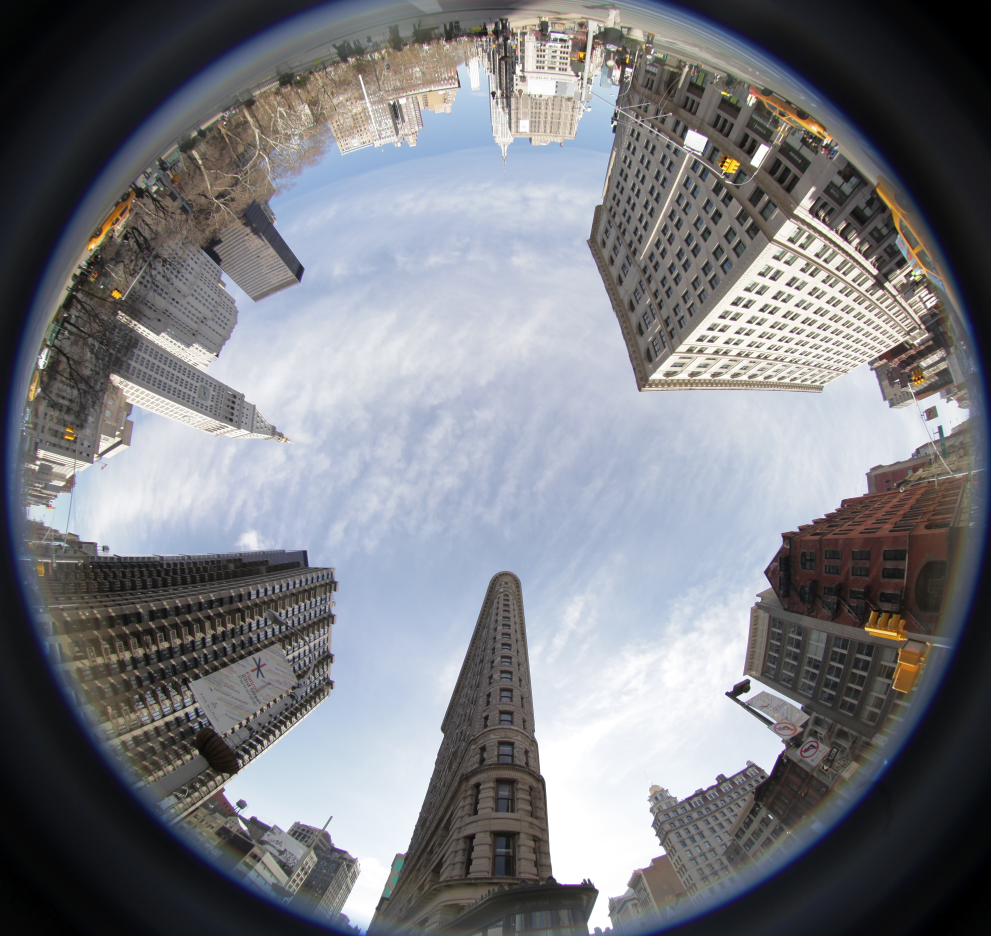
#> input picture fisheye9.jpg, 3962 x 3744 px, found by its file name (shown at 1/4 size)
$ python shortfisheye.py
#> lines starting #> are read from the running program, lines starting #| are printed output that depends on the picture
import os
import math
import numpy as np
import matplotlib.pyplot as plt
from PIL import Image

# ==========================================================
# FISHEYE PIXEL -> (yaw, pitch)
# ==========================================================
# [21 lines left out: function fisheye_pixel_to_angles, not called in this run]


# ==========================================================
# BILINEAR SAMPLING
# ==========================================================
def sample_bilinear(img, x, y):
    H, W = img.shape[:2]

    x0 = np.floor(x).astype(int)
    y0 = np.floor(y).astype(int)
    x1 = x0 + 1
    y1 = y0 + 1

    x0 = np.clip(x0, 0, W - 1)
    x1 = np.clip(x1, 0, W - 1)
    y0 = np.clip(y0, 0, H - 1)
    y1 = np.clip(y1, 0, H - 1)

    wa = (x1 - x) * (y1 - y)
    wb = (x - x0) * (y1 - y)
    wc = (x1 - x) * (y - y0)
    wd = (x - x0) * (y - y0)

    Ia = img[y0, x0]
    Ib = img[y0, x1]
    Ic = img[y1, x0]
    Id = img[y1, x1]

    return (Ia * wa[..., None] +
            Ib * wb[..., None] +
            Ic * wc[..., None] +
            Id * wd[..., None]).astype(np.uint8)


def unwrap_fisheye_to_strip(
    fish_img,
    out_w=1200,
    out_h=400,
    fish_fov_deg=180.0
):
    H, W = fish_img.shape[:2]
    cx, cy = W * 0.5, H * 0.5
    R = min(H, W) * 0.5

    theta_max = np.deg2rad(fish_fov_deg * 0.5)

    u = np.linspace(0, 1, out_w, endpoint=False)
    v = np.linspace(0, 1, out_h, endpoint=False)
    uu, vv = np.meshgrid(u, v)

    phi = uu * (2.0 * np.pi)
    theta = vv * theta_max

    r = (theta / theta_max) * R

    xs = cx + r * np.cos(phi)
    ys = cy + r * np.sin(phi)

    out = np.zeros((out_h, out_w, 3), dtype=np.uint8)
    mask = (xs >= 0) & (xs < W - 1) & (ys >= 0) & (ys < H - 1)
    out[mask] = sample_bilinear(fish_img, xs[mask], ys[mask])

    return out, xs, ys


# ==========================================================
# SANAL PINHOLE (RECTILINEAR)
# ==========================================================
def virtual_view_from_fisheye(
    fish_img,
    out_w=480,
    out_h=480,
    view_yaw_deg=0.0,
    view_pitch_deg=0.0,
    rect_fov_deg=90.0,
    fish_fov_deg=180.0,
):
    Hs, Ws = fish_img.shape[:2]
    cx_src = Ws * 0.5
    cy_src = Hs * 0.5
    R_src = min(Hs, Ws) * 0.5

    rect_fov = np.deg2rad(rect_fov_deg)
    fish_fov = np.deg2rad(fish_fov_deg)

    fx = (out_w * 0.5) / np.tan(rect_fov * 0.5)
    fy = fx
    cx = out_w * 0.5
    cy = out_h * 0.5

    u, v = np.meshgrid(np.arange(out_w), np.arange(out_h))
    x = (u - cx) / fx
    y = (v - cy) / fy
    z = np.ones_like(x)

    norm = np.sqrt(x * x + y * y + z * z)
    x /= norm
    y /= norm
    z /= norm

    yaw = np.deg2rad(view_yaw_deg)
    pitch = np.deg2rad(view_pitch_deg)

    cyaw, syaw = np.cos(yaw), np.sin(yaw)
    cp, sp = np.cos(pitch), np.sin(pitch)

    # yaw
    X = cyaw * x + syaw * z
    Y = y
    Z = -syaw * x + cyaw * z

    # pitch
    X2 = X
    Y2 = cp * Y - sp * Z
    Z2 = sp * Y + cp * Z

    theta = np.arccos(np.clip(Z2, -1.0, 1.0))
    phi = np.arctan2(Y2, X2)

    theta_max = fish_fov * 0.5
    r = (theta / theta_max) * R_src

    xs = cx_src + r * np.cos(phi)
    ys = cy_src + r * np.sin(phi)

    out = np.zeros((out_h, out_w, 3), dtype=np.uint8)
    mask = (xs >= 0) & (xs < Ws - 1) & (ys >= 0) & (ys < Hs - 1)
    out[mask] = sample_bilinear(fish_img, xs[mask], ys[mask])

    return out, xs, ys


# ==========================================================
# PAGED UI
# ==========================================================
def paged_views_ui(fish_img, results, show_keys, cols=4, rows=3, dist_thresh=8.0):
    """
    results[name] = (img, xs, ys)
    show_keys: view isimlerinin sıralı listesi
    """
    N = len(show_keys)
    page_size = cols * rows
    num_pages = max(1, math.ceil(N / page_size))
    page_idx = 0

    # last_uv[name] = (u,v) ya da None
    last_uv = {k: None for k in show_keys}

    fig = plt.figure(figsize=(4 + 3.2*cols, 2.7*rows))
    gs = fig.add_gridspec(1, 2, width_ratios=[1, 1])

    ax_fish = fig.add_subplot(gs[0, 0])
    ax_fish.imshow(fish_img)
    ax_fish.set_title("Fisheye (click) | ←/→ veya A/D sayfa")
    ax_fish.axis("off")
    fish_dot, = ax_fish.plot([], [], "ro", markersize=6)

    # slot eksenleri (sayfada görünen kutular)
    slot_axes = []
    slot_names = [None] * page_size
    slot_dots = [None] * page_size

    slot_axes = []
    slot_names = [None]
    slot_dots = [None]

    ax = fig.add_subplot(gs[0, 1])   # unwrap
    ax.axis("off")
    slot_axes.append(ax)

    suptitle = fig.suptitle("", fontsize=12)

    def set_slot(i, name_or_none):
        ax = slot_axes[i]
        ax.clear()
        ax.axis("off")
        slot_names[i] = name_or_none

        if name_or_none is None:
            slot_dots[i] = None
            return

        img, xs, ys = results[name_or_none]
        ax.imshow(img)
        ax.set_title(name_or_none, fontsize=9)
        ax.axis("off")
        dot, = ax.plot([], [], "ro", markersize=4)
        slot_dots[i] = dot

        # sayfa yenilenince last_uv varsa göster
        uv = last_uv.get(name_or_none, None)
        if uv is not None:
            u, v = uv
            dot.set_data([u], [v])

    def refresh_page():
        nonlocal page_idx
        page_idx = max(0, min(page_idx, num_pages - 1))

        start = page_idx * page_size
        end = min(start + page_size, N)
        page_keys = show_keys[start:end]

        for i in range(page_size):
            if i < len(page_keys):
                set_slot(i, page_keys[i])
            else:
                set_slot(i, None)

        suptitle.set_text(f"Sayfa {page_idx+1}/{num_pages} | Toplam view: {N} | (←/→ veya A/D)")

        fig.canvas.draw_idle()

    # [42 lines left out: functions compute_all_uv_for_click, on_click, on_key, not called in this run]

    fig.canvas.mpl_connect("button_press_event", on_click)
    fig.canvas.mpl_connect("key_press_event", on_key)

    refresh_page()
    plt.tight_layout()
    plt.show()


# ==========================================================
# MAIN
# ==========================================================
if __name__ == "__main__":

    fish_path = r"C:/Users/Doğukan/Desktop/fisheye/fisheye9.jpg"
    fish_img = np.array(Image.open(fish_path).convert("RGB"))
#> fish_img is the input picture: shape (3744, 3962, 3); mean R, G, B 122.8, 124.4, 130

    save_dir = r"C:/Users/Doğukan/Desktop/fisheye/virtual_views_21"
    os.makedirs(save_dir, exist_ok=True)

    # 21 view (7 yaw x 3 pitch)
    yaws = [-135, -90, -45, 0, 45, 90, 135]
    pitchs = [45, 0, -45]

    views = []
    for p in pitchs:
        for y in yaws:
            name = f"Y{y:+}_P{p:+}"
            views.append((name, y, p))

    # ======================================================
    # SADECE UI ICIN UNWRAP
    # ======================================================
    results = {}

    unwrap_img, unwrap_xs, unwrap_ys = unwrap_fisheye_to_strip(
        fish_img,
        out_w=2400,
        out_h=800,
        fish_fov_deg=180
    )
#> in unwrap_fisheye_to_strip, `out[mask] = sample_bilinear(fish_img, xs[mask], ys[mask])`:
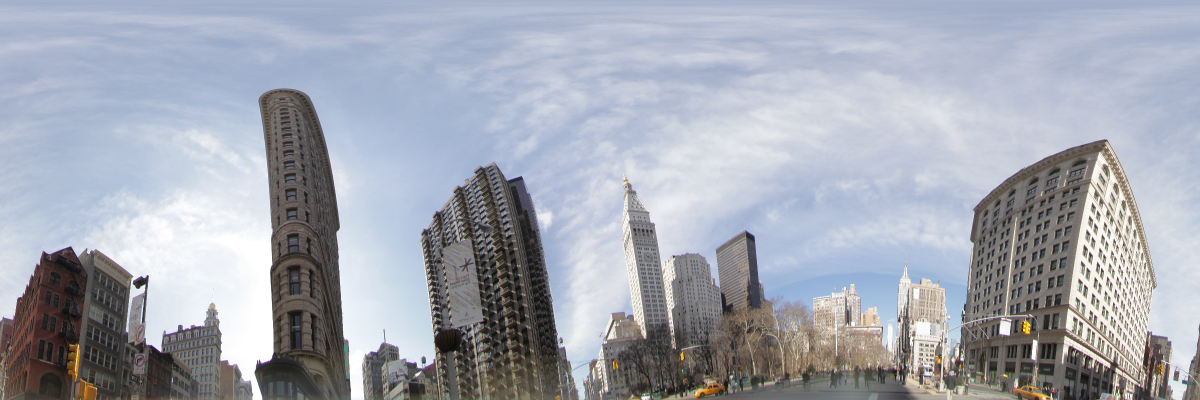
#> out: shape (800, 2400, 3) (shown at 1/2 size); mean R, G, B 163.2, 167.4, 177.8
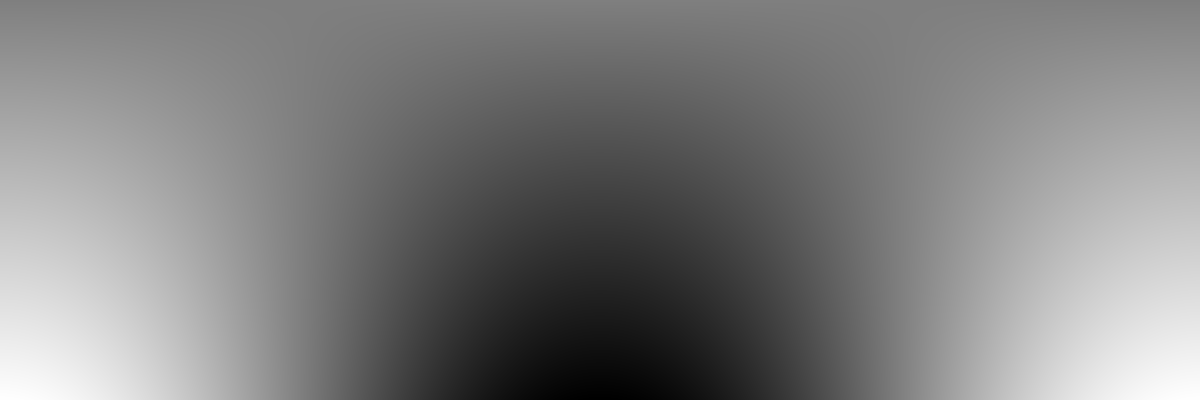
#> unwrap_xs: shape (800, 2400) float64 (shown at 1/2 size); min 111.3, max 3850.7, mean 1981; drawn with min black and max white
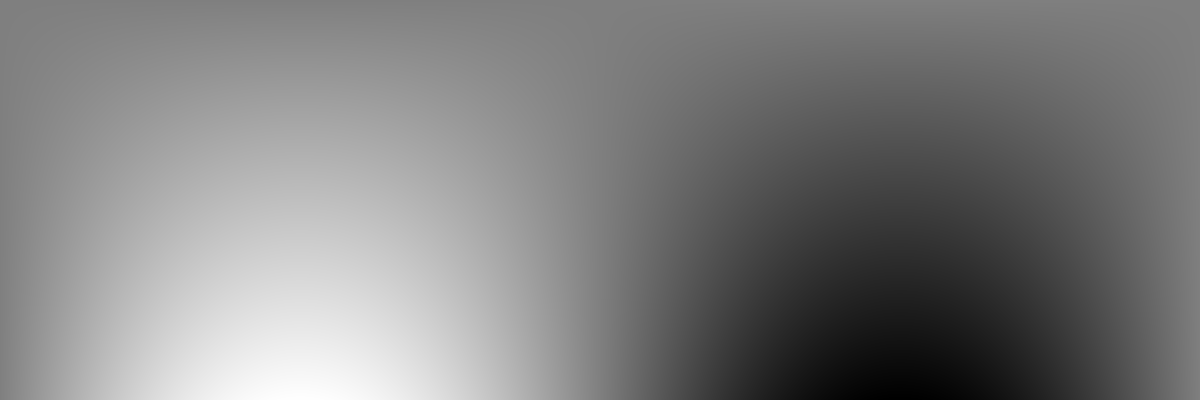
#> unwrap_ys: shape (800, 2400) float64 (shown at 1/2 size); min 2.34, max 3741.7, mean 1872; drawn with min black and max white

    results["UNWRAP"] = (unwrap_img, unwrap_xs, unwrap_ys)

    # ======================================================
    # 21 SANAL PINHOLE VIEW (SADECE DISKE KAYIT)
    # ======================================================
    for name, yaw, pitch in views:
        img, xs, ys = virtual_view_from_fisheye(
            fish_img,
            out_w=480,
            out_h=480,
            view_yaw_deg=yaw,
            view_pitch_deg=pitch,
            rect_fov_deg=90,
            fish_fov_deg=180
        )

        out_path = os.path.join(save_dir, f"{name}.png")
        Image.fromarray(img).save(out_path)
#> this loop made 21 passes
#> pass 1, `img, xs, ys = virtual_view_from_fisheye( fish_img, out_w=480, out_h=48..`:
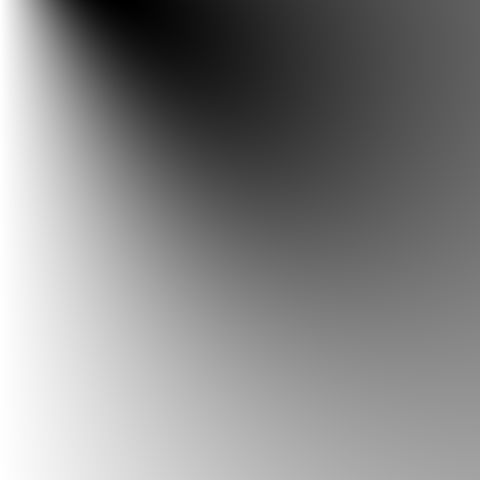
#> xs: shape (480, 480) float64; min -1452.5, max 1981, mean 349.5; drawn with min black and max white
#> pass 1, `img, xs, ys = virtual_view_from_fisheye( fish_img, out_w=480, out_h=48..`:
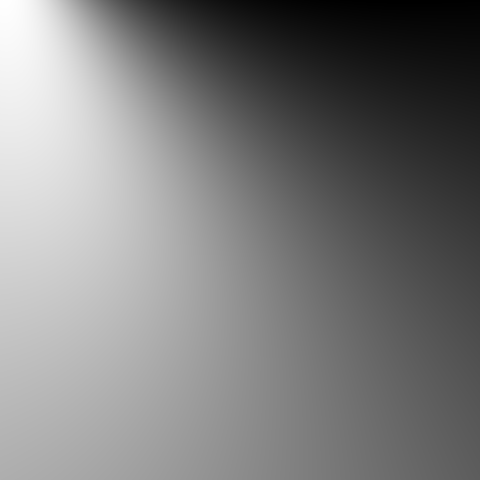
#> ys: shape (480, 480) float64; min 797, max 5415.2, mean 3075.8; drawn with min black and max white
#> after the loop:
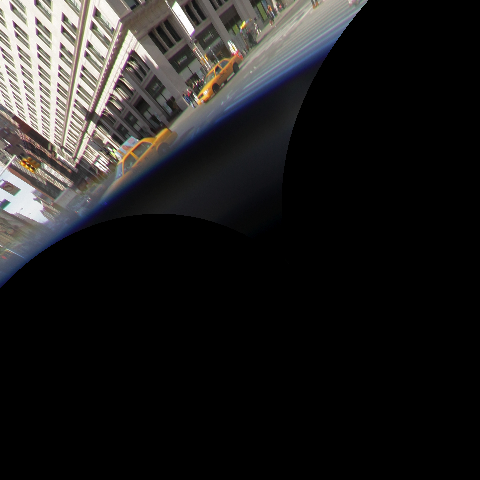
#> img: shape (480, 480, 3); mean R, G, B 33.3, 32.2, 31.5

    print(f"\nKaydedildi: {len(views)} view")
    print("Klasör:", save_dir)
#| Klasör: C:/Users/Doğukan/Desktop/fisheye/virtual_views_21

    # ======================================================
    # UI: SADECE UNWRAP GOSTER
    # ======================================================
    show_keys = ["UNWRAP"]
    paged_views_ui(
        fish_img,
        results,
        show_keys,
        cols=1,
        rows=1,
        dist_thresh=8.0
    )
#> in paged_views_ui, `plt.show()`:
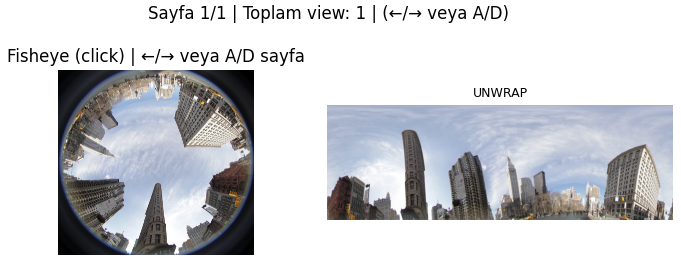
#> figure drawn by matplotlib, 2 panels

$ run again, with fisheye1.jpg copied over fisheye9.jpg
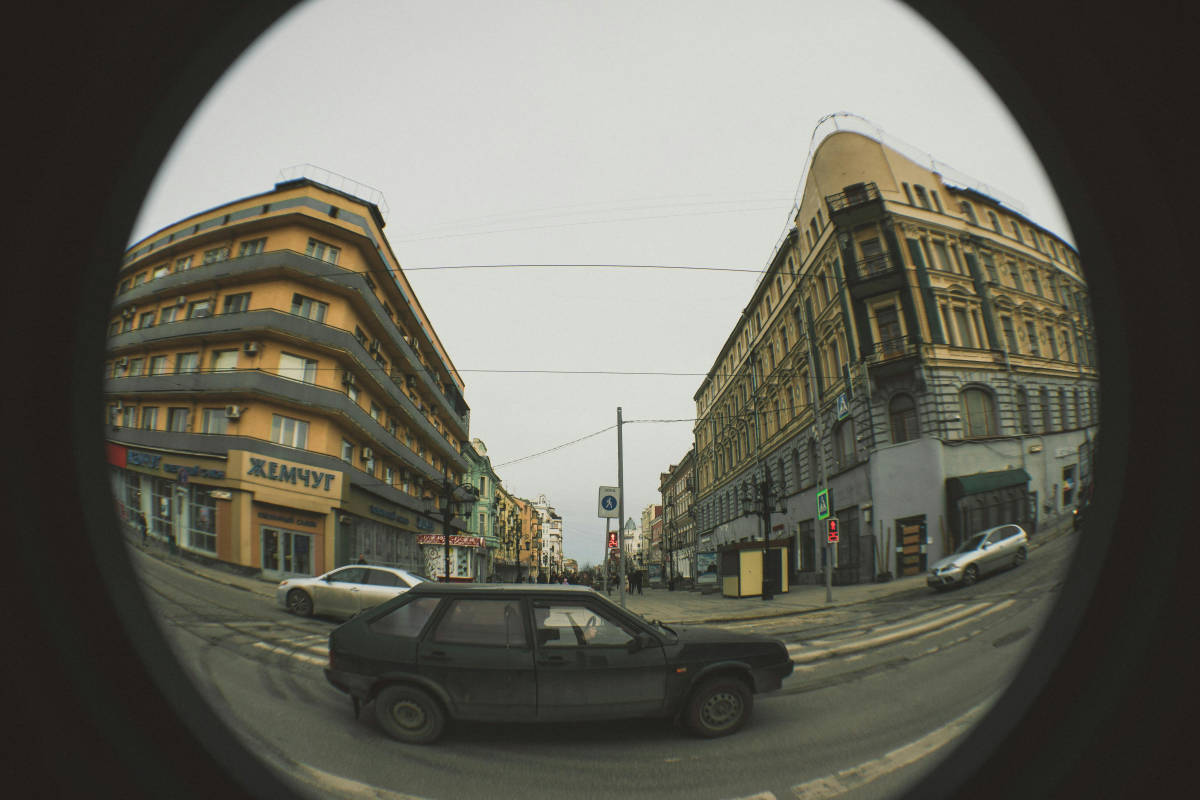
#> input picture fisheye1.jpg, 6000 x 4000 px, found by its file name (shown at 1/5 size)
#> fish_img is the input picture: shape (4000, 6000, 3); mean R, G, B 103.5, 102.4, 91.8
#> after the loop `for name, yaw, pitch in views:`:
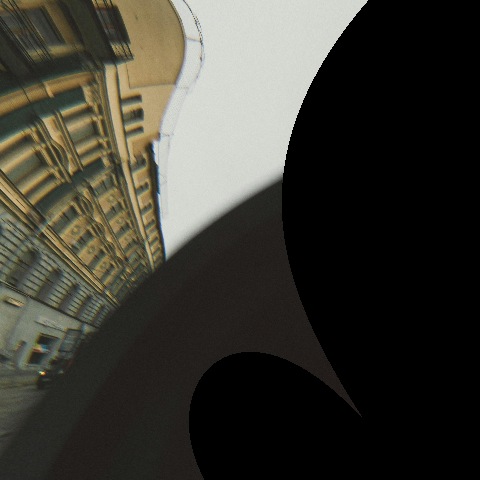
#> img: shape (480, 480, 3); mean R, G, B 60, 58.6, 50.8
#| Klasör: C:/Users/Doğukan/Desktop/fisheye/virtual_views_21
#> in paged_views_ui, `plt.show()`:
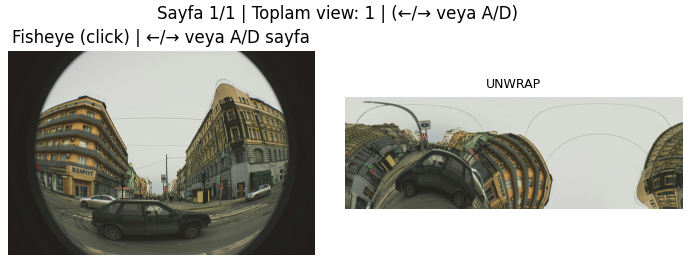
#> figure drawn by matplotlib, 2 panels

$ run again, with fisheye2.jpg copied over fisheye9.jpg
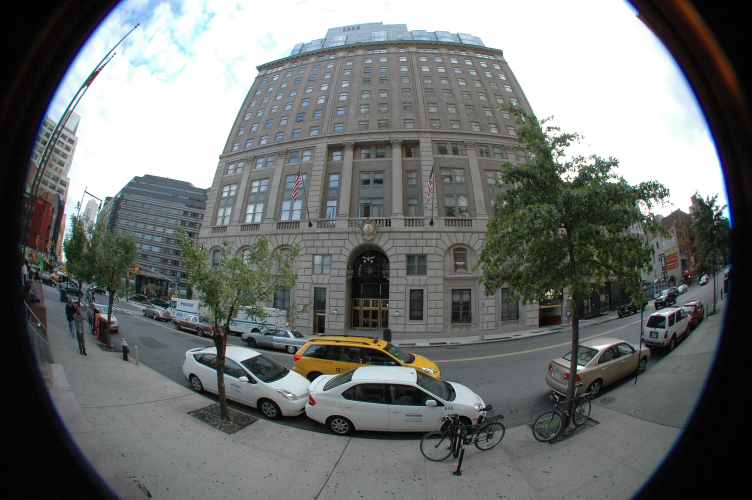
#> input picture fisheye2.jpg, 1504 x 1000 px, found by its file name (shown at 1/2 size)
#> fish_img is the input picture: shape (1000, 1504, 3); mean R, G, B 111.3, 114.5, 113.4
#> after the loop `for name, yaw, pitch in views:`:
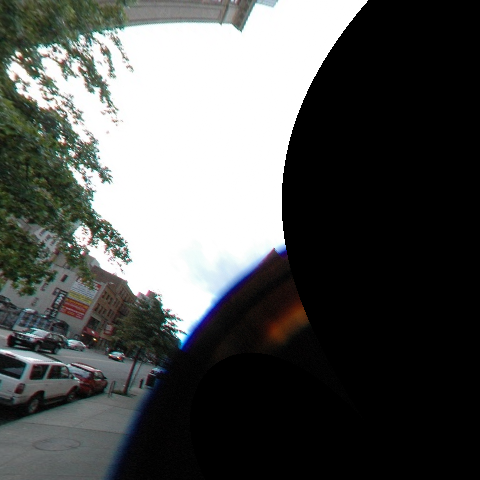
#> img: shape (480, 480, 3); mean R, G, B 84.3, 86.2, 84.8
#| Klasör: C:/Users/Doğukan/Desktop/fisheye/virtual_views_21
#> in paged_views_ui, `plt.show()`:
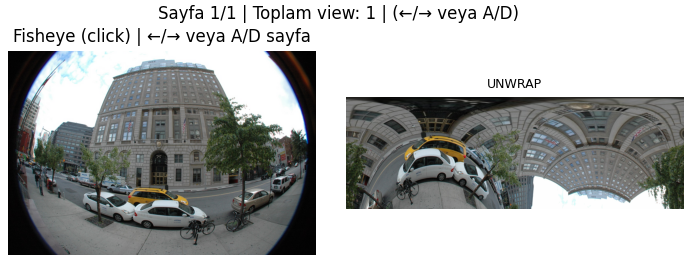
#> figure drawn by matplotlib, 2 panels

$ run again, with fisheye3.jpg copied over fisheye9.jpg
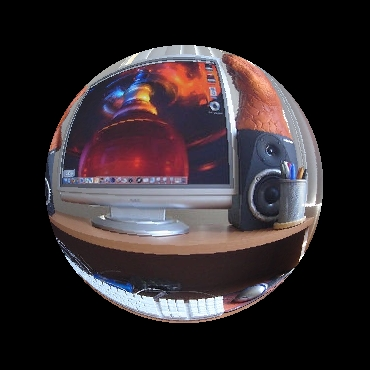
#> input picture fisheye3.jpg, 370 x 370 px, found by its file name
#> fish_img is the input picture: shape (370, 370, 3); mean R, G, B 49.7, 41.8, 45.1
#| Klasör: C:/Users/Doğukan/Desktop/fisheye/virtual_views_21
#> in paged_views_ui, `plt.show()`:
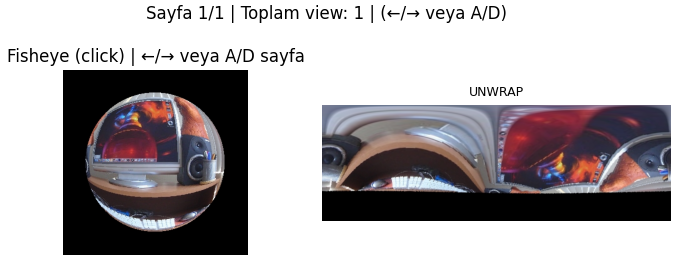
#> figure drawn by matplotlib, 2 panels
